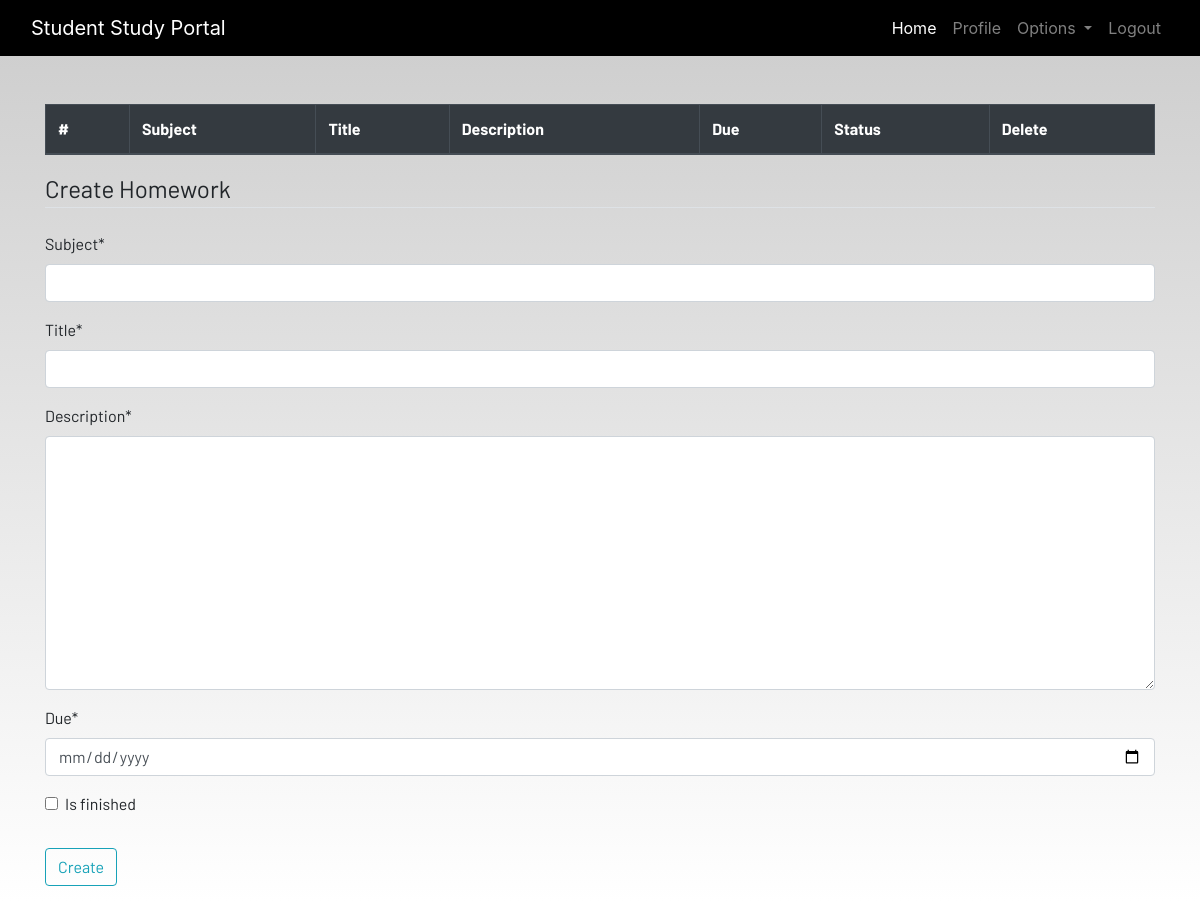
The app's page /homework (signed in), older data.
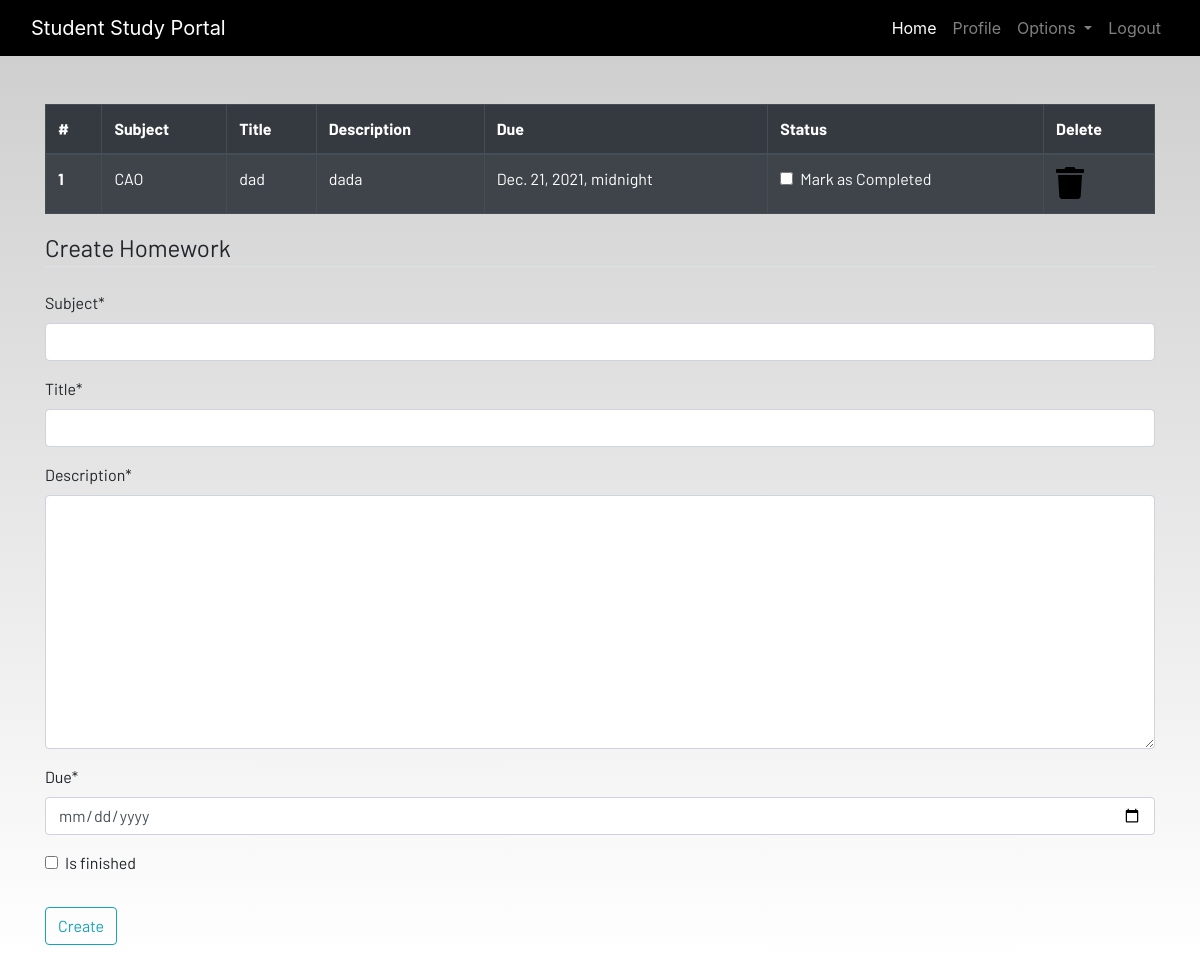
The same page, newer data.
### dashboard/models.py (models this page shows, shortened)
class Homework(models.Model):
    user=models.ForeignKey(User,on_delete=models.CASCADE)
    subject=models.CharField(max_length=50)
    title=models.CharField(max_length=100)
    description=models.TextField()
    due=models.DateTimeField()
    is_finished=models.BooleanField(default=False)

### dashboard/views.py (the view)
# urls.py: path('homework',views.homework,name="homework"),
@login_required
def homework(request):
    if request.method=="POST":
        form=HomeworkForm(request.POST)
        if form.is_valid():
            try:
                finished=request.POST['is_finished']
                if finished=="on":
                    finished=True
                else:
                    finished=False
            except:
                finished=False
            homeworks=Homework(
                user=request.user,
                subject=request.POST['subject'],
                title=request.POST['title'],
                description=request.POST['description'],
                due=request.POST['due'],
                is_finished=finished
            )
            homeworks.save()
            messages.success(request,f'Homework Added from {request.user.username}!!')
    else:
          form=HomeworkForm()
    homework=Homework.objects.filter(user=request.user)
    if len(homework)==0:
        homework_done= True
    else:
        homework_done=False
    context={'homeworks':homework,
        'homeworks_done':homework_done,
        'form':form,
    }
    return render(request,'dashboard/homework.html',context)

### dashboard/forms.py
class HomeworkForm(forms.ModelForm):
    class Meta:
        model=Homework
        widgets={'due':DateInput()}
        fields=['subject','title','description','due','is_finished']

### dashboard/templates/dashboard/homework.html (shortened to what this page needs)
{% extends 'dashboard/base.html' %}
{% load static %}
{% load crispy_forms_tags %}
{% block content %}
<div class="container">
    <table class="table table-striped table-bordered table-hover table-dark">
        {% if not homework_done %}
        <thead>
            <tr>
                <th scope="col">#</th>
                <th scope="col">Subject</th>
                <th scope="col">Title</th>
                <th scope="col">Description</th>
                <th scope="col">Due</th>
                <th scope="col">Status</th>
                <th scope="col">Delete</th>
            </tr>
        </thead>
        <tbody>
            {% for homework in homeworks  %}
            <tr>
                <th scope="row">{{forloop.counter}}</th>
                <td>{{homework.subject}}</td>
                <td>{{homework.title}}</td>
                <td>{{homework.description}}</td>
                <td>{{homework.due}}</td>
                <td>
                    <a href="{% url 'update-homework'  homework.id %}">
                        <div class="form-check">
                            {% if homework.is_finished == True %}
                            <input class="form-check-input" type="checkbox" value="" checked>
                            {% else %}
                            <input class="form-check-input" type="checkbox" value="">
                            {% endif %}
                            <label class="form-check-label text-light" for="flexCheckDefault">
                                Mark as Completed
                            </label>
                        </div>
                    </a>
                </td>
                <td><a href="{% url 'delete-homework' homework.id %}"><i class="fa fa-trash fa-2x"></i></a></td>
            </tr>
            {% endfor %}
        </tbody>
    </table>
    {% else %}
    <h4>All homeworks are completed!! Create to have more!!</h4>
    {% endif %}
</div>
<div class=" container">
    <form method="POST">
        <fieldset class="form-group">
            <legend class="border-bottom mb-4">Create Homework</legend>
            {{form|crispy}}
        </fieldset>
        <div class="form-group">
            <button href="" class="btn btn-outline-info" type="submit">
                Create
            </button>
        </div>
    </form>
</div>
{% endblock content %}

Row changes from the older to the newer data that the page shows:
added Homework: subject "CAO", title "dad", description "dada", due "Dec. 21, 2021, midnight"
